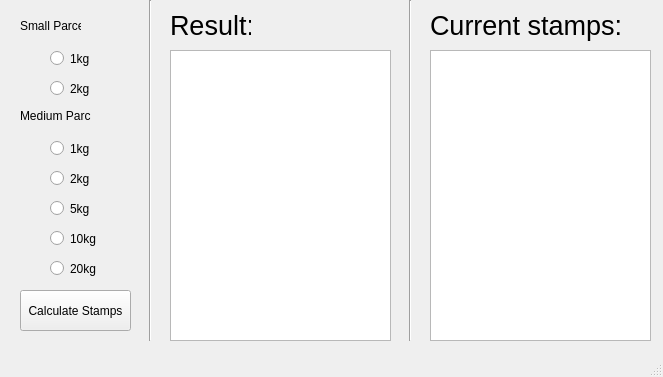
<?xml version="1.0" encoding="UTF-8"?>
<ui version="4.0">
 <class>MainWindow</class>
 <widget class="QMainWindow" name="MainWindow">
  <property name="geometry">
   <rect>
    <x>0</x>
    <y>0</y>
    <width>663</width>
    <height>377</height>
   </rect>
  </property>
  <property name="windowTitle">
   <string>Stamp Calculator</string>
  </property>
  <widget class="QWidget" name="centralwidget">
   <widget class="QLabel" name="small_parcel_label">
    <property name="geometry">
     <rect>
      <x>20</x>
      <y>10</y>
      <width>61</width>
      <height>31</height>
     </rect>
    </property>
    <property name="text">
     <string>Small Parcel</string>
    </property>
   </widget>
   <widget class="QRadioButton" name="sp_1kg">
    <property name="geometry">
     <rect>
      <x>50</x>
      <y>50</y>
      <width>82</width>
      <height>17</height>
     </rect>
    </property>
    <property name="text">
     <string>1kg</string>
    </property>
   </widget>
   <widget class="QRadioButton" name="sp_2kg">
    <property name="geometry">
     <rect>
      <x>50</x>
      <y>80</y>
      <width>82</width>
      <height>17</height>
     </rect>
    </property>
    <property name="text">
     <string>2kg</string>
    </property>
   </widget>
   <widget class="QRadioButton" name="mp_2kg">
    <property name="geometry">
     <rect>
      <x>50</x>
      <y>170</y>
      <width>82</width>
      <height>17</height>
     </rect>
    </property>
    <property name="text">
     <string>2kg</string>
    </property>
   </widget>
   <widget class="QRadioButton" name="mp_1kg">
    <property name="geometry">
     <rect>
      <x>50</x>
      <y>140</y>
      <width>82</width>
      <height>17</height>
     </rect>
    </property>
    <property name="text">
     <string>1kg</string>
    </property>
   </widget>
   <widget class="QLabel" name="meidum_parcel_label">
    <property name="geometry">
     <rect>
      <x>20</x>
      <y>100</y>
      <width>71</width>
      <height>31</height>
     </rect>
    </property>
    <property name="text">
     <string>Medium Parcel</string>
    </property>
   </widget>
   <widget class="QRadioButton" name="mp_5kg">
    <property name="geometry">
     <rect>
      <x>50</x>
      <y>200</y>
      <width>82</width>
      <height>17</height>
     </rect>
    </property>
    <property name="text">
     <string>5kg</string>
    </property>
   </widget>
   <widget class="QRadioButton" name="mp_20kg">
    <property name="geometry">
     <rect>
      <x>50</x>
      <y>260</y>
      <width>82</width>
      <height>17</height>
     </rect>
    </property>
    <property name="text">
     <string>20kg</string>
    </property>
   </widget>
   <widget class="QRadioButton" name="mp_10kg">
    <property name="geometry">
     <rect>
      <x>50</x>
      <y>230</y>
      <width>82</width>
      <height>17</height>
     </rect>
    </property>
    <property name="text">
     <string>10kg</string>
    </property>
   </widget>
   <widget class="QToolButton" name="calc_stamps_button">
    <property name="geometry">
     <rect>
      <x>20</x>
      <y>290</y>
      <width>111</width>
      <height>41</height>
     </rect>
    </property>
    <property name="text">
     <string>Calculate Stamps</string>
    </property>
   </widget>
   <widget class="QLabel" name="result_label">
    <property name="geometry">
     <rect>
      <x>170</x>
      <y>10</y>
      <width>81</width>
      <height>31</height>
     </rect>
    </property>
    <property name="font">
     <font>
      <pointsize>20</pointsize>
     </font>
    </property>
    <property name="text">
     <string>Result:</string>
    </property>
   </widget>
   <widget class="Line" name="vertical_line_1">
    <property name="geometry">
     <rect>
      <x>140</x>
      <y>0</y>
      <width>20</width>
      <height>341</height>
     </rect>
    </property>
    <property name="orientation">
     <enum>Qt::Vertical</enum>
    </property>
   </widget>
   <widget class="Line" name="vertical_line_2">
    <property name="geometry">
     <rect>
      <x>400</x>
      <y>0</y>
      <width>20</width>
      <height>341</height>
     </rect>
    </property>
    <property name="orientation">
     <enum>Qt::Vertical</enum>
    </property>
   </widget>
   <widget class="QLabel" name="current_stamps_label">
    <property name="geometry">
     <rect>
      <x>430</x>
      <y>10</y>
      <width>201</width>
      <height>31</height>
     </rect>
    </property>
    <property name="font">
     <font>
      <pointsize>20</pointsize>
     </font>
    </property>
    <property name="text">
     <string>Current stamps:</string>
    </property>
   </widget>
   <widget class="QListWidget" name="result_list">
    <property name="geometry">
     <rect>
      <x>170</x>
      <y>50</y>
      <width>221</width>
      <height>291</height>
     </rect>
    </property>
    <property name="font">
     <font>
      <pointsize>10</pointsize>
     </font>
    </property>
    <property name="defaultDropAction">
     <enum>Qt::IgnoreAction</enum>
    </property>
    <property name="selectionMode">
     <enum>QAbstractItemView::NoSelection</enum>
    </property>
   </widget>
   <widget class="QListWidget" name="current_stamps_list">
    <property name="geometry">
     <rect>
      <x>430</x>
      <y>50</y>
      <width>221</width>
      <height>291</height>
     </rect>
    </property>
    <property name="showDropIndicator" stdset="0">
     <bool>false</bool>
    </property>
    <property name="defaultDropAction">
     <enum>Qt::IgnoreAction</enum>
    </property>
    <property name="selectionMode">
     <enum>QAbstractItemView::NoSelection</enum>
    </property>
    <property name="isWrapping" stdset="0">
     <bool>false</bool>
    </property>
    <property name="wordWrap">
     <bool>true</bool>
    </property>
   </widget>
  </widget>
  <widget class="QMenuBar" name="menubar">
   <property name="geometry">
    <rect>
     <x>0</x>
     <y>0</y>
     <width>663</width>
     <height>21</height>
    </rect>
   </property>
  </widget>
  <widget class="QStatusBar" name="statusbar"/>
 </widget>
 <resources/>
 <connections/>
</ui>
